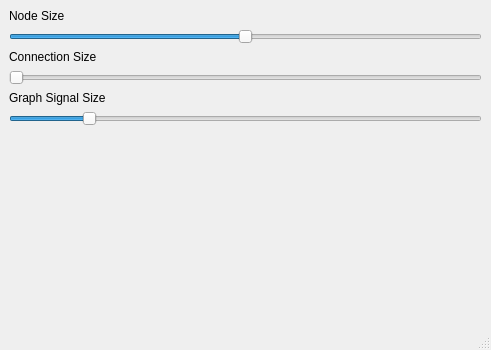
<?xml version="1.0" encoding="UTF-8"?>
<ui version="4.0">
 <class>NetworkSettings</class>
 <widget class="QMainWindow" name="NetworkSettings">
  <property name="geometry">
   <rect>
    <x>0</x>
    <y>0</y>
    <width>491</width>
    <height>350</height>
   </rect>
  </property>
  <property name="windowTitle">
   <string>Network Settings</string>
  </property>
  <widget class="QWidget" name="centralwidget">
   <layout class="QGridLayout" name="gridLayout">
    <item row="0" column="0">
     <layout class="QVBoxLayout" name="verticalLayout">
      <item>
       <widget class="QLabel" name="label">
        <property name="text">
         <string>Node Size</string>
        </property>
       </widget>
      </item>
      <item>
       <widget class="QSlider" name="nodeSizeSlider">
        <property name="maximum">
         <number>300</number>
        </property>
        <property name="value">
         <number>150</number>
        </property>
        <property name="orientation">
         <enum>Qt::Horizontal</enum>
        </property>
       </widget>
      </item>
      <item>
       <widget class="QLabel" name="label_2">
        <property name="text">
         <string>Connection Size</string>
        </property>
       </widget>
      </item>
      <item>
       <widget class="QSlider" name="ConnectionSizeSlider">
        <property name="minimum">
         <number>20</number>
        </property>
        <property name="maximum">
         <number>100</number>
        </property>
        <property name="orientation">
         <enum>Qt::Horizontal</enum>
        </property>
       </widget>
      </item>
      <item>
       <widget class="QLabel" name="label_3">
        <property name="text">
         <string>Graph Signal Size</string>
        </property>
       </widget>
      </item>
      <item>
       <widget class="QSlider" name="GraphSignalSizeSlider">
        <property name="minimum">
         <number>1</number>
        </property>
        <property name="maximum">
         <number>120</number>
        </property>
        <property name="value">
         <number>20</number>
        </property>
        <property name="orientation">
         <enum>Qt::Horizontal</enum>
        </property>
       </widget>
      </item>
      <item>
       <spacer name="verticalSpacer">
        <property name="orientation">
         <enum>Qt::Vertical</enum>
        </property>
        <property name="sizeHint" stdset="0">
         <size>
          <width>20</width>
          <height>40</height>
         </size>
        </property>
       </spacer>
      </item>
     </layout>
    </item>
   </layout>
  </widget>
  <widget class="QMenuBar" name="menubar">
   <property name="geometry">
    <rect>
     <x>0</x>
     <y>0</y>
     <width>491</width>
     <height>21</height>
    </rect>
   </property>
  </widget>
  <widget class="QStatusBar" name="statusbar"/>
 </widget>
 <resources/>
 <connections/>
</ui>
